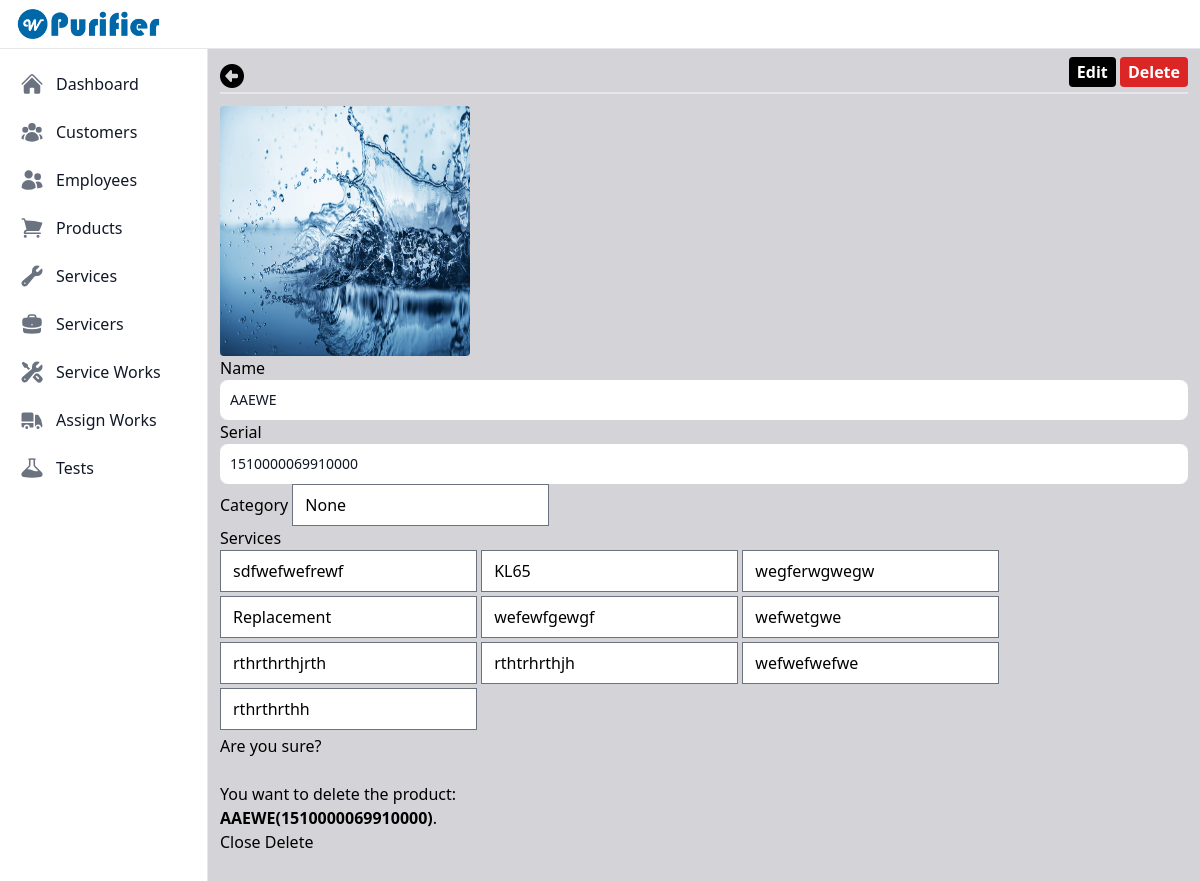
/each_product/f31c5814-8cd8-4eb1-8a5d-3ade2ab57c23 (signed in), run on an earlier commit of the app's database.
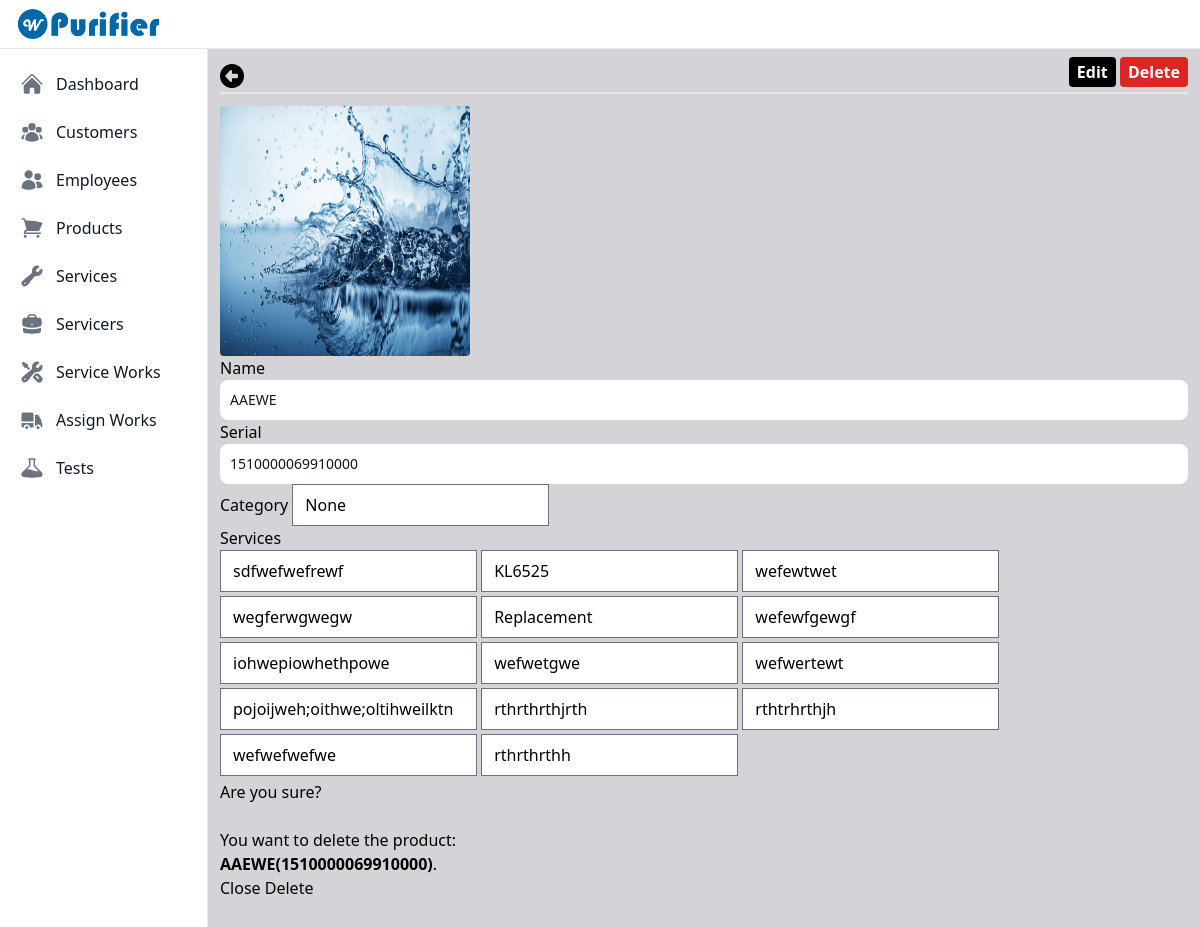
And on a later commit of the database.
### purifier/models.py (models this page shows)
class Service(models.Model):
    id = models.UUIDField(primary_key=True, default=uuid.uuid4, unique=True, editable=False)
    name = models.CharField(max_length=180)
    def __str__(self) -> str:
        return self.name

### purifier/views.py (the view)
# urls.py: path('each_product/<uuid:id>', views.viewAndUpdateEachProduct, name='each_product'),
@login_required
def viewAndUpdateEachProduct(request, id):
    product = get_object_or_404(Product, pk=id)
    product_form = ProductForm(instance=product)
    if request.method == 'POST':
        product_form = ProductForm(request.POST, request.FILES, instance=product)
        if product_form.is_valid():
            product_form.save()
            return redirect(reverse('purifier:each_product', kwargs={'id': product.id}))
    context = {'product_form': product_form, 'product': product}
    return render(request, 'product/each_product.html', context)

### purifier/models.py (called while the page is built)
    def __str__(self) -> str:
        return self.name

### user_management/models.py (called while the page is built)
    def __str__(self):
        return self.username

### purifier/templates/product/each_product.html (shortened to what this page needs)
{% extends "index.html" %}
{% load static %}
{% block content %}
    <div>
        <form method="post" action="{% url "purifier:each_product" product.id %}" enctype="multipart/form-data">
            <div class="flex justify-between">
                <a href="{% url "purifier:view_products" %}" class="text-2xl font-bold rounded text-black"><i class="fa-solid fa-circle-left"></i></a>
                <div>
                    <label for="openProductEdit" id="openProductEditLabel" class="bg-black p-1 px-2 mb-1 text-base font-bold rounded text-white">Edit</label>
                    <a href="" id="productDeleteBtn" class="bg-red-600 p-1 px-2 mb-1 text-base font-bold rounded text-white" data-bs-toggle="modal" data-bs-target="#deleteProductModal">Delete</a>
                </div>
            </div>
            <hr class="border dark:border-gray-800">
            <div class="mt-3">
                <div class="row">
                    <div class="col-12 d-flex justify-content-center">
                        {% if product.image %}
                            <img src="{{ product.image.url }}" alt="Profile not loading..." style="width: 250px; height: 250px; border-radius: 4px;">
                        {% else %}
                            <img src="{% static 'images/empty_img.jpg' %}" id="productDefaultImage" alt="Image not loading..." style="width: 250px; height: 250px; border-radius: 4px">
                        {% endif %}
                    </div>
                </div>
                <div class="row row-cols-md-2 d-lg-flex justify-content-lg-between justify-content-center">
                    <div class="col-12 col-md">
                        <label for="formProductName" class="form-label mt-3">Name</label>
                        {{ product_form.name }}
                    </div>
                    <div class="col-12 col-md">
                        <label for="formProductSerial" class="form-label mt-3">Serial</label>
                        {{ product_form.product_serial }}
                    </div>
                </div>
                <div class="row row-cols-md-2 d-lg-flex justify-content-lg-between justify-content-center">
                    <div class="col-12 col-md">
                        <label for="formProductCategory" class="form-label mt-3">Category</label>
                        <input type="text" class="form-control" id="categoryReadonly" value="{{ product.category }}" readonly>
                    </div>
                    <div class="col-12 col-md">
                        <label for="formProductServices" class="form-label mt-3">Services</label>
                        <div id="servicesView">
                            {% for service in product.services.all  %}
                                <input type="text" class="form-control mb-1" value="{{service}}" readonly>
                            {% endfor %}
                        </div>
                    </div>
                </div>
            </div>
        </form>
    </div>
    <div class="modal fade" id="deleteProductModal" data-bs-backdrop="static" data-bs-keyboard="false" tabindex="-1" aria-labelledby="deleteProductModalTitle" aria-hidden="true">
        <div class="modal-dialog">
            <div class="modal-content">
                <div class="modal-header">
                    <h5 class="modal-title" id="deleteProductModalTitle">Are you sure?</h5>
                </div>
                <div class="modal-body">
                    You want to delete the product:<br> <b>{{ product.name }}({{ product.product_serial}})</b>.
                </div>
                <div class="modal-footer">
                    <button type="button" class="btn btn-secondary" data-bs-dismiss="modal">Close</button>
                    <a href="{% url "purifier:delete_product" product.id %}" class="btn btn-danger">Delete</a>
                </div>
            </div>
        </div>
    </div>
{% endblock content %}

What changed in the data, as far as the page shows it:
changed Service (number 2 of 14 on the later page): name "KL65" → "KL6525"
added Service: name "wefewtwet"
added Service: name "iohwepiowhethpowe"
added Service: name "wefwertewt"
added Service: name "pojoijweh;oithwe;oltihweilktn"
